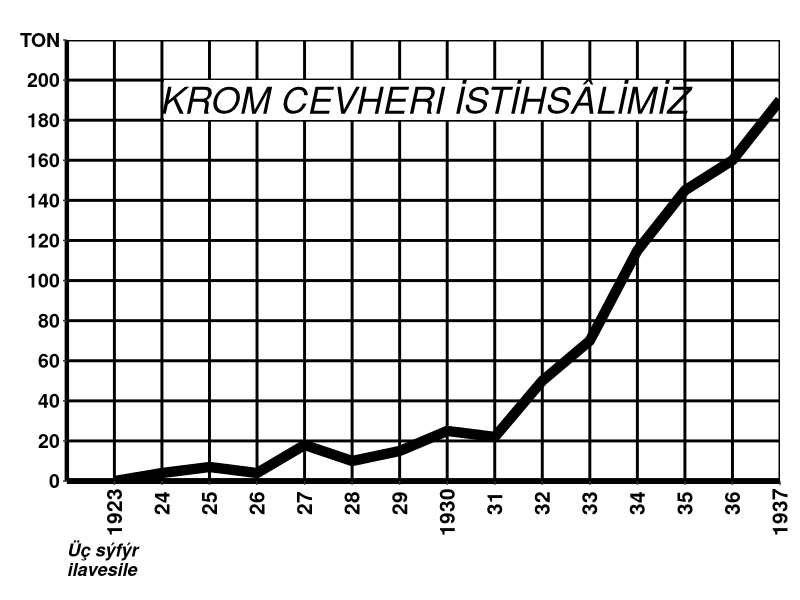

R code for this plot:
Sys.setlocale(locale = "Turkish")
library(ggplot2)
tarih <- c(1923,1924,1925,1926,1927,1928,1929,1930,1931,1932,1933,1934,1935,1936,1937)
miktar <- c(0,4,7,4,18,10,15,25,22,50,70,115,145,160,190)
KromCevheri <- data.frame(tarih,miktar)
ggplot(KromCevheri, aes(tarih,miktar)) + geom_line(size=3.5) + 
  labs(caption=
         "Üç sýfýr \nilavesile") +
  theme_classic() +
  theme(panel.grid.major = element_line(colour = "black", size = 1)) +
  theme(axis.title = element_blank()) +
  theme(axis.text.x = element_text(angle = 90, face = "bold", size = 15, vjust = 0.5, colour = "black")) +
  theme(axis.text.y = element_text(face="bold", size=14, colour = "black")) +
  theme(axis.line.x = element_line(size = 2)) +
  theme(axis.line.y = element_line(size = 1.5)) +
  theme(plot.caption = element_text(hjust=0, face="bold.italic", size=13)) +
  theme(plot.margin = unit(c(2,1,1,1), "lines")) +
  scale_x_continuous(
    limits = c(1922,1937),
    breaks = c(1923,1924,1925,1926,1927,1928,1929,1930,1931,1932,1933,1934,1935,1936,1937),
    label = c("1923","   24","   25","   26","   27","   28","   29",
              "1930","   31","   32","   33","   34","   35","   36","1937"),
    expand = c(0,0)
  ) +
  scale_y_continuous(
    limits = c(0,220),
    breaks = c(0,20,40,60,80,100,120,140,160,180,200,220),
    label = c("0","20","40","60","80","100","120","140","160","180","200","TON"),
    expand = c(0,0)
  ) +
  annotate(geom="rect", xmin = 1924.05, xmax = 1934.95, ymin = 180.3, ymax = 199.8, fill = "white" ) +
  annotate(geom="text", x=1929.5,y=190,label="KROM CEVHERI İSTİHSÂLİMİZ", size= 9.3, fontface="italic")
